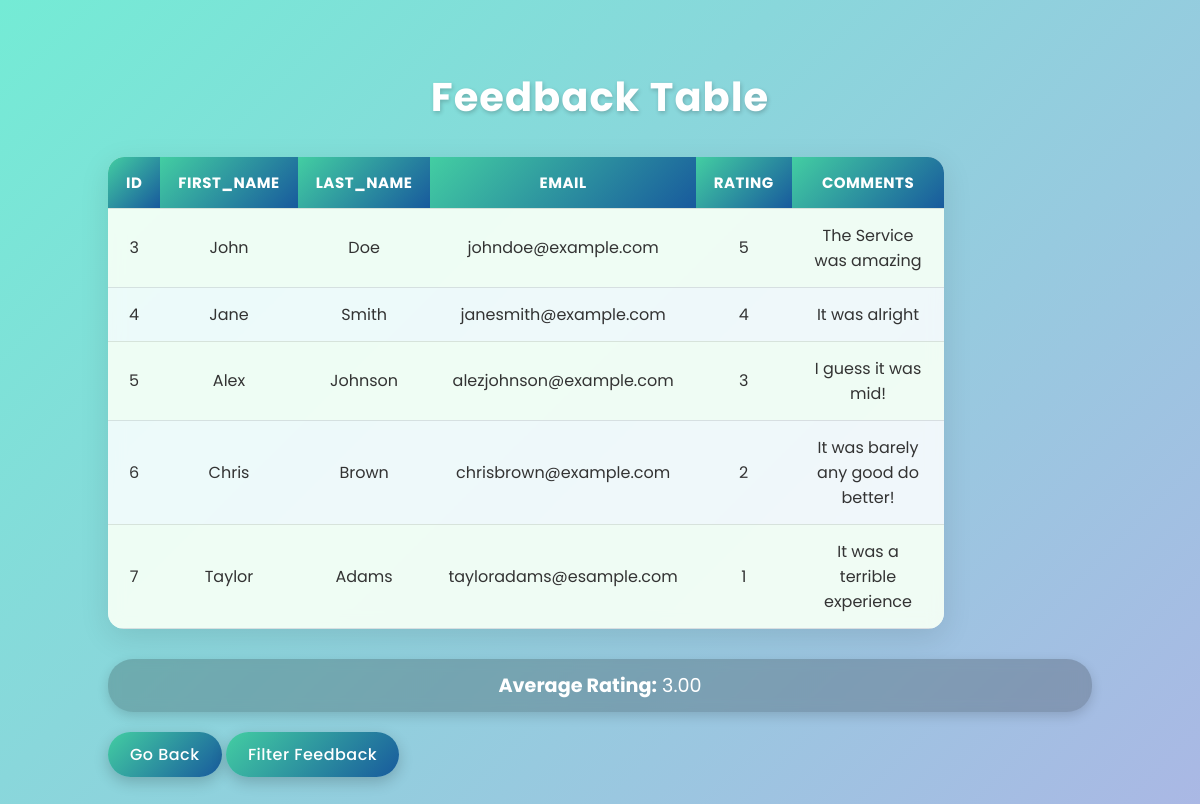
Screenshot of /display.php with the database file from the repository.
### tables this page shows
CREATE TABLE `feedbacks` (
  `id` int(11) NOT NULL,
  `first_name` varchar(100) DEFAULT NULL,
  `last_name` varchar(100) DEFAULT NULL,
  `email` varchar(100) DEFAULT NULL,
  `rating` int(11) DEFAULT NULL,
  `comments` text DEFAULT NULL
);

### display.php (the view, shortened to what this page needs)
<?php
include('connection.php');
$sql = "SELECT * FROM feedbacks";
$result = mysqli_query($conn, $sql);
$avg_sql = "SELECT AVG(rating) AS average_rating FROM feedbacks";
$avg_result = mysqli_query($conn, $avg_sql);
$avg_row = mysqli_fetch_assoc($avg_result);
$average_rating = number_format($avg_row['average_rating'], 2);
?>
<!DOCTYPE html>
<html lang="en">
<head>
</head>
<body>
    <div class="container">
        <h1>Feedback Table</h1>
        <table>
            <tr>
                <?php
                if (mysqli_num_rows($result) > 0) {
                    $fields = mysqli_fetch_fields($result);
                    foreach ($fields as $field) {
                        echo "<th>" . htmlspecialchars($field->name) . "</th>";
                    }
                    echo "</tr>";
                    mysqli_data_seek($result, 0);
                    while ($row = mysqli_fetch_assoc($result)) {
                        echo "<tr>";
                        foreach ($row as $value) {
                            echo "<td>" . htmlspecialchars($value) . "</td>";
                        }
                        echo "</tr>";
                    }
                } else {
                    echo "<tr><td colspan='100%'>No records found.</td></tr>";
                }
                ?>
        </table>
        <div class="average">
            <strong>Average Rating:</strong> <?php echo $average_rating; ?>
        </div>
        <div class="buttons">
            <a href="feedback.html" class="btn">Go Back</a>
            <a href="filter.php" class="btn btn-secondary">Filter Feedback</a>
        </div>
    </div>
</body>
</html>

### display.php (style rules this page uses)
body { font-family: 'Poppins', sans-serif; margin: 0; padding: 40px 0; background: linear-gradient(135deg, #74ebd5, #ACB6E5); min-height: 100vh; color: #333; display: flex; flex-direction: column; align-items: center; animation: fadeIn 1s ease-in-out; }
h1 { text-align: center; color: #fff; font-size: 2.5rem; letter-spacing: 1px; text-shadow: 1px 2px 4px rgba(0,0,0,0.2); margin-bottom: 30px; }
table { width: 85%; border-collapse: collapse; background: rgba(255, 255, 255, 0.85); border-radius: 16px; overflow: hidden; box-shadow: 0 8px 30px rgba(0,0,0,0.1); backdrop-filter: blur(8px); transition: transform 0.3s ease, box-shadow 0.3s ease; }
th, td { padding: 14px 18px; text-align: center; border-bottom: 1px solid rgba(0,0,0,0.1); }
th { background: linear-gradient(135deg, #43cea2, #185a9d); color: #fff; text-transform: uppercase; letter-spacing: 0.5px; font-size: 15px; }
tr:nth-child(even) td { background-color: rgba(240, 255, 240, 0.6); }
.average { text-align: center; margin-top: 30px; font-size: 1.2rem; color: #fff; background: rgba(0,0,0,0.2); padding: 12px 25px; border-radius: 25px; box-shadow: 0 4px 12px rgba(0,0,0,0.15); backdrop-filter: blur(6px); transition: transform 0.3s ease, background-color 0.3s ease; }
a { display: inline-block; margin-top: 20px; padding: 10px 22px; text-decoration: none; background: linear-gradient(135deg, #43cea2, #185a9d); color: white; border-radius: 30px; font-weight: 500; letter-spacing: 0.5px; transition: all 0.3s ease; box-shadow: 0 5px 15px rgba(0,0,0,0.2); }

### rows the page displays
feedbacks: id "3", first_name "John", last_name "Doe", email "johndoe@example.com", rating "5", comments "The Service was amazing"
feedbacks: value "4", first_name "Jane", last_name "Smith", email "janesmith@example.com", comments "It was alright"
feedbacks: id "5", first_name "Alex", last_name "Johnson", email "alezjohnson@example.com", rating "3", comments "I guess it was mid!"
feedbacks: id "6", first_name "Chris", last_name "Brown", email "chrisbrown@example.com", rating "2", comments "It was barely any good do better!"
feedbacks: id "7", first_name "Taylor", last_name "Adams", email "tayloradams@esample.com", rating "1", comments "It was a terrible experience"

### other values shown
$field->name "ID"
$field->name "FIRST_NAME"
$field->name "LAST_NAME"
$field->name "EMAIL"
$field->name "RATING"
$field->name "COMMENTS"
$average_rating "3.00"
